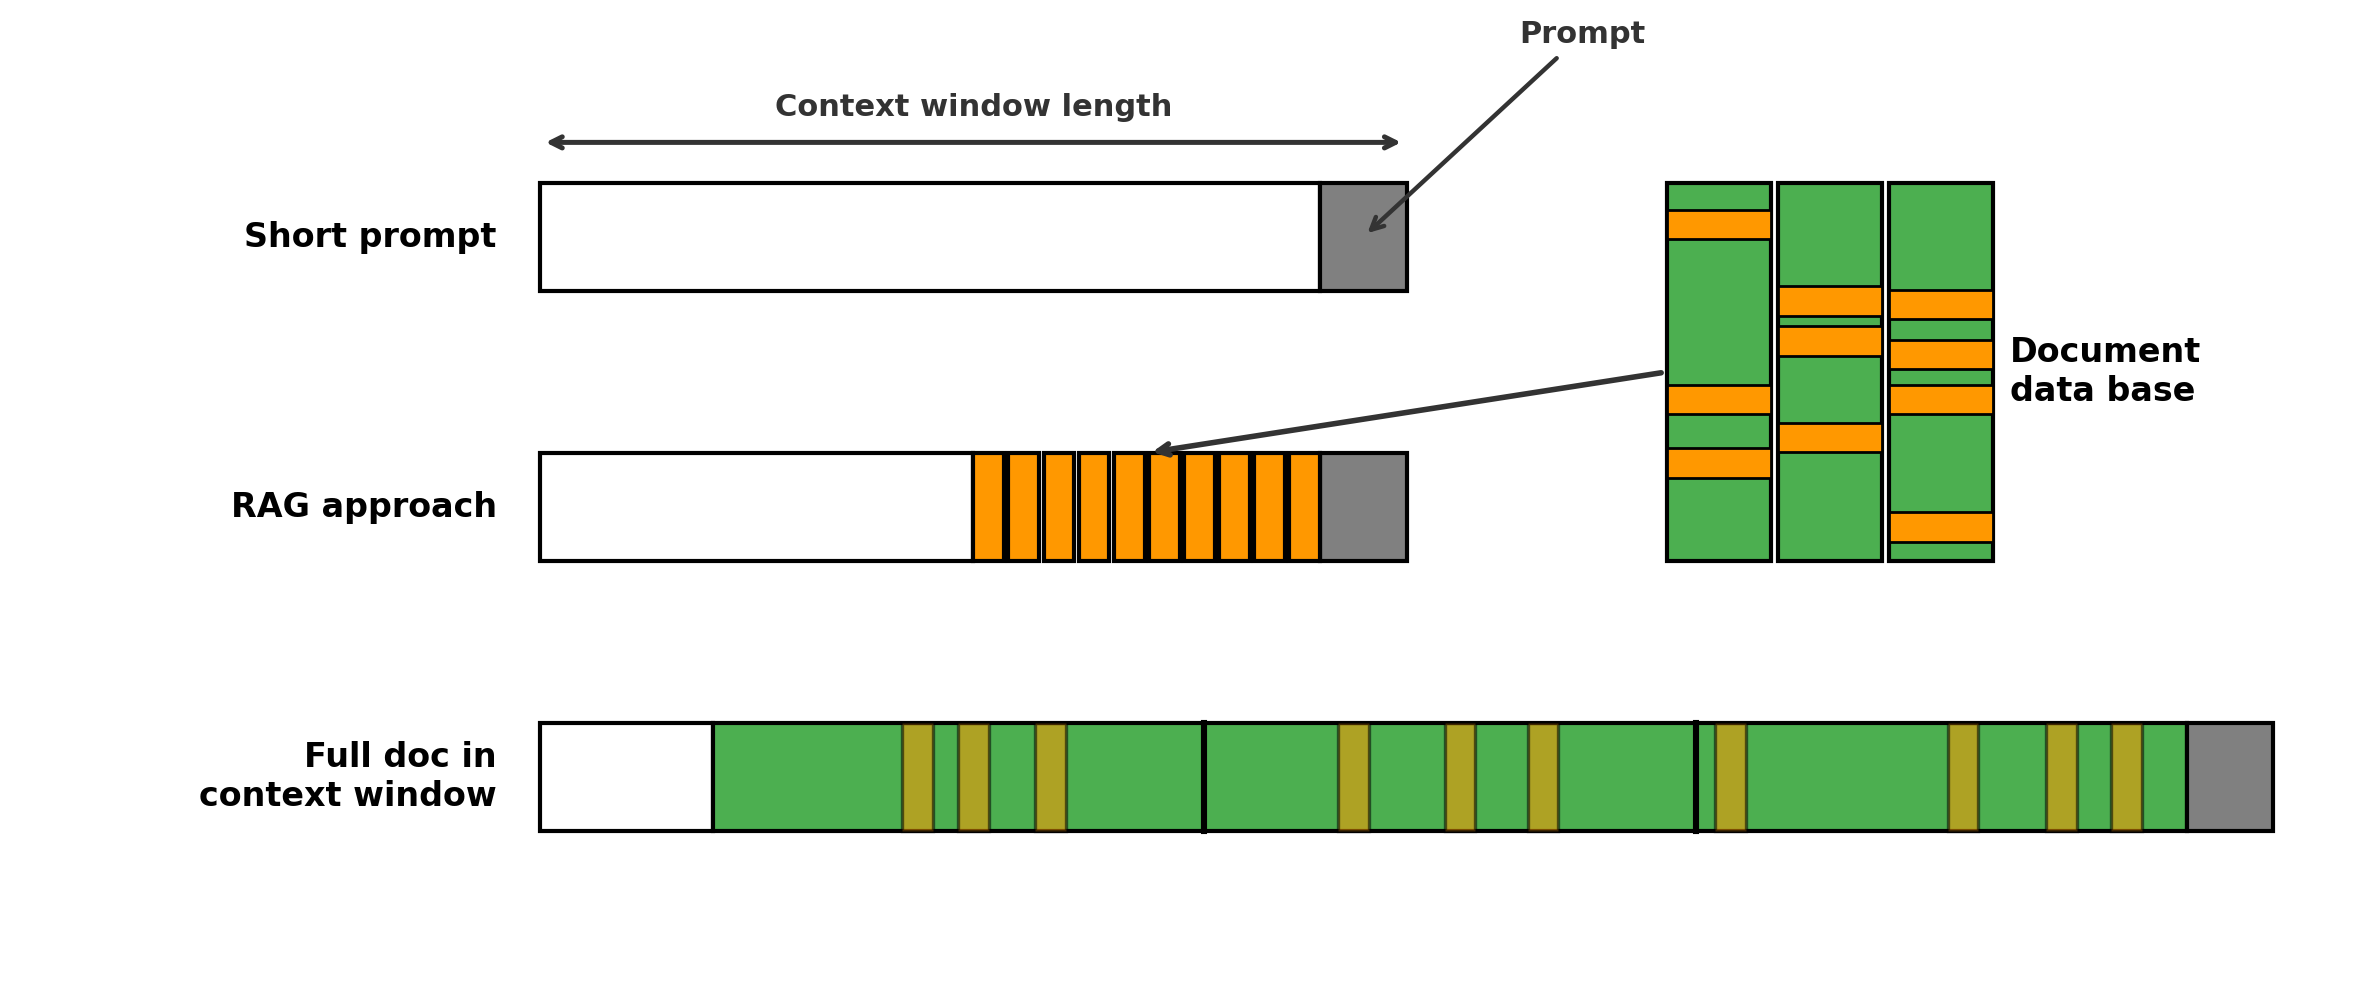

Write Python code to recreate this figure.
import matplotlib.pyplot as plt
import matplotlib.patches as patches
from pathlib import Path
import random

def create_context_window_figure(seed=7):
    rng = random.Random(seed)

    fig, ax = plt.subplots(figsize=(12, 5))
    horizontal_bar_height = 0.8
    bar_height = horizontal_bar_height

    # Bar 1: Short Prompt
    # Width 100. White (0-90), Gray (90-100)
    ax.add_patch(
        patches.Rectangle(
            (0, 5), 90, horizontal_bar_height, facecolor="white", edgecolor="black", linewidth=1.5
        )
    )
    ax.add_patch(
        patches.Rectangle(
            (90, 5), 10, horizontal_bar_height, facecolor="gray", edgecolor="black", linewidth=1.5
        )
    )
    ax.text(-5, 5.4, "Short prompt", va="center", ha="right", fontsize=12, fontweight="bold")
    ax.annotate(
        "",
        xy=(100, 6.1),
        xytext=(0, 6.1),
        arrowprops=dict(arrowstyle="<->", color="#333333", lw=1.8),
    )
    ax.text(
        50,
        6.25,
        "Context window length",
        va="bottom",
        ha="center",
        fontsize=11,
        fontweight="bold",
        color="#333333",
    )
    ax.annotate(
        "Prompt",
        xy=(95, 5.4),
        xytext=(113, 6.9),
        va="center",
        ha="left",
        fontsize=11,
        fontweight="bold",
        color="#333333",
        arrowprops=dict(arrowstyle="->", color="#333333", lw=1.6),
    )

    # Bar 2: RAG Approach
    # Width 100. White (0-50), Orange (50-90) with 9 gaps, Gray (90-100)
    ax.add_patch(
        patches.Rectangle(
            (0, 3), 50, horizontal_bar_height, facecolor="white", edgecolor="black", linewidth=1.5
        )
    )

    # 9 interruptions = 10 chunks in the orange section (width 40)
    gap_orange = 0.5
    chunk_width_orange = (40 - 9 * gap_orange) / 10
    ax.add_patch(
        patches.Rectangle(
            (90, 3), 10, horizontal_bar_height, facecolor="gray", edgecolor="black", linewidth=1.5
        )
    )
    ax.text(-5, 3.4, "RAG approach", va="center", ha="right", fontsize=12, fontweight="bold")

    # Three adjacent green vertical bars from middle-bar bottom to top-bar top.
    middle_bar_bottom = 3.0
    top_bar_top = 5.8
    connector_height = top_bar_top - middle_bar_bottom
    # Make connectors visually readable in slide aspect.
    connector_width = bar_height * 15.0
    connector_start_x = 130.0
    connector_gap = 0.8
    for i in range(3):
        ax.add_patch(
            patches.Rectangle(
                (connector_start_x + i * (connector_width + connector_gap), middle_bar_bottom),
                connector_width,
                connector_height,
                facecolor="#4CAF50",
                edgecolor="black",
                linewidth=1.5,
            )
        )
    connector_group_right_x = connector_start_x + 3 * connector_width + 2 * connector_gap
    ax.text(
        connector_group_right_x + 2.0,
        middle_bar_bottom + connector_height / 2,
        "Document\ndata base",
        va="center",
        ha="left",
        fontsize=12,
        fontweight="bold",
    )

    # Arrow: middle of leftmost vertical bar -> top of orange section in middle horizontal bar.
    left_vertical_mid_x = connector_start_x
    left_vertical_mid_y = middle_bar_bottom + connector_height / 2
    middle_orange_top_x = 70
    middle_orange_top_y = 3 + bar_height
    ax.annotate(
        "",
        xy=(middle_orange_top_x, middle_orange_top_y),
        xytext=(left_vertical_mid_x, left_vertical_mid_y),
        arrowprops=dict(arrowstyle="->", color="#333333", lw=2.0),
    )

    # Add 9 orange slices distributed across vertical green bars (2, 4, 3).
    vertical_slice_counts = [3, 3, 4]
    vertical_slice_gap = 0.08
    max_vertical_slices = max(vertical_slice_counts)
    common_slice_height = (
        connector_height - (max_vertical_slices + 1) * vertical_slice_gap
    ) / 11

    def random_non_overlapping_y_positions(y_start, y_end, n_slices, slice_height):
        if n_slices == 0:
            return []
        span = y_end - y_start
        needed = n_slices * slice_height
        if needed > span:
            raise ValueError("Vertical orange slices do not fit inside connector.")
        free_space = span - needed
        weights = [rng.random() for _ in range(n_slices + 1)]
        weight_sum = sum(weights)
        gaps = [free_space * (w / weight_sum) for w in weights]

        positions = []
        y = y_start + gaps[0]
        for i in range(n_slices):
            positions.append(y)
            y += slice_height
            if i < n_slices - 1:
                y += gaps[i + 1]
        return positions

    for i, n_slices in enumerate(vertical_slice_counts):
        bar_x = connector_start_x + i * (connector_width + connector_gap)
        y_positions = random_non_overlapping_y_positions(
            middle_bar_bottom + vertical_slice_gap,
            top_bar_top - vertical_slice_gap,
            n_slices,
            common_slice_height,
        )
        for y_pos in y_positions:
            ax.add_patch(
                patches.Rectangle(
                    (bar_x, y_pos),
                    connector_width,
                    common_slice_height,
                    facecolor="#FF9800",
                    edgecolor="black",
                    linewidth=1.0,
                )
            )

    curr_x = 50
    for _ in range(10):
        ax.add_patch(
            patches.Rectangle(
                (curr_x, 3),
                chunk_width_orange,
                bar_height,
                facecolor="#FF9800",
                edgecolor="black",
                linewidth=1.5,
            )
        )
        curr_x += chunk_width_orange + gap_orange

    # Bar 3: Full Doc in Context Window
    # Twice as long -> Width 200.
    # White (0-10% -> 0-20), Green (10-95% -> 20-190), Gray (95-100% -> 190-200)
    ax.add_patch(
        patches.Rectangle((0, 1), 20, 0.8, facecolor="white", edgecolor="black", linewidth=1.5)
    )

    # Green context area split into 3 equally long sections
    green_total_width = 170
    green_part_width = green_total_width / 3
    for i in range(3):
        ax.add_patch(
            patches.Rectangle(
                (20 + i * green_part_width, 1),
                green_part_width,
                0.8,
                facecolor="#4CAF50",
                edgecolor="black",
                linewidth=1.5,
            )
        )
    # Draw section dividers above overlays so the 3 parts stay visible.
    for divider_x in (20 + green_part_width, 20 + 2 * green_part_width):
        ax.plot([divider_x, divider_x], [1, 1.8], color="black", linewidth=2.2, zorder=6)

    # Overlay the same number of orange slices as in the RAG bar (10), distributed over green area
    # while avoiding the two section divider positions.
    orange_slices_bottom = 10
    slice_width_bottom = chunk_width_orange
    green_start = 20
    green_end = 190
    padding = 2.0
    divider_margin = 1.0
    divider_1 = 20 + green_part_width
    divider_2 = 20 + 2 * green_part_width

    # Keep bars out of divider zones by using three safe intervals.
    intervals = [
        (green_start + padding, divider_1 - divider_margin),
        (divider_1 + divider_margin, divider_2 - divider_margin),
        (divider_2 + divider_margin, green_end - padding),
    ]
    # Fixed per-section counts ensure all sections are represented.
    section_counts = [3, 3, 4]

    def random_non_overlapping_positions(x_start, x_end, n_slices, width):
        if n_slices == 0:
            return []
        span = x_end - x_start
        needed = n_slices * width
        if needed > span:
            raise ValueError("Orange slices do not fit inside a bottom section interval.")
        free_space = span - needed
        weights = [rng.random() for _ in range(n_slices + 1)]
        gaps = [free_space * (w / sum(weights)) for w in weights]
        positions = []
        x = x_start + gaps[0]
        for i in range(n_slices):
            positions.append(x)
            x += width
            if i < n_slices - 1:
                x += gaps[i + 1]
        return positions

    slice_positions = []
    for (x_start, x_end), count in zip(intervals, section_counts):
        slice_positions.extend(
            random_non_overlapping_positions(x_start, x_end, count, slice_width_bottom)
        )

    for x in slice_positions:
        ax.add_patch(
            patches.Rectangle(
                (x, 1),
                slice_width_bottom,
                bar_height,
                facecolor="#FF9800",
                edgecolor="black",
                linewidth=1.2,
                alpha=0.55,
            )
        )

    ax.add_patch(
        patches.Rectangle((190, 1), 10, 0.8, facecolor="gray", edgecolor="black", linewidth=1.5)
    )
    ax.text(
        -5,
        1.4,
        "Full doc in\ncontext window",
        va="center",
        ha="right",
        fontsize=12,
        fontweight="bold",
    )

    # Formatting for slide readability.
    ax.set_xlim(-60, 210)
    ax.set_ylim(0, 6.5)
    ax.axis("off")
    fig.tight_layout()

    return fig, ax


def save_context_window_figure(output_path=None, dpi=200, seed=7):
    if output_path is None:
        output_path = Path(__file__).with_name("context_window_plot.png")
    else:
        output_path = Path(output_path)

    fig, _ = create_context_window_figure(seed=seed)
    fig.savefig(output_path, dpi=dpi, bbox_inches="tight")
    plt.close(fig)
    return output_path


if __name__ == "__main__":
    saved_to = save_context_window_figure()
    print(f"Saved figure to: {saved_to}")
